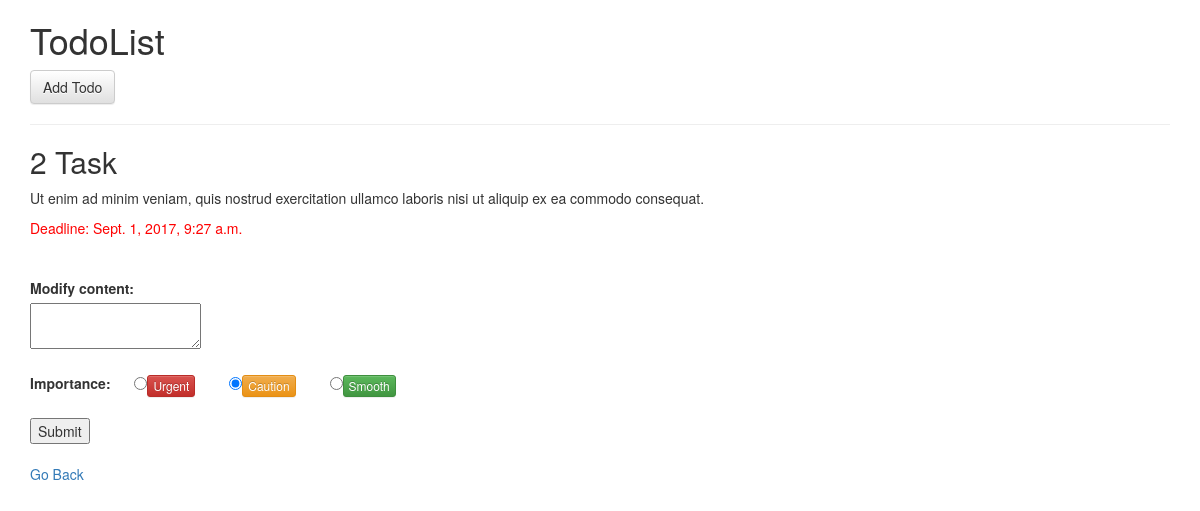
Screenshot of /todolist/edit/2/ with the database file from the repository.
### ToDolist/models.py (models this page shows, shortened)
class Todo(models.Model):
    title = models.CharField(max_length=200)
    text = models.TextField()
    created_at = models.DateTimeField(default=datetime.now(), blank=True)
    finished_at = models.DateTimeField(default=datetime.now(), blank=True)
    finished = models.BooleanField(default=False)
    priority = models.IntegerField(default=0)
    deadline = models.DateField(default=date.today(), blank=True)

### ToDolist/views.py (the view)
# urls.py: url(r'^edit/(?P<id>\w{0,50})/$', views.edit, name='edit'),
def edit(request, id):
    todo = Todo.objects.get(id=id)
    context = {
        'todo': todo,
    }
    if request.method == 'POST':
        todo = Todo.objects.get(id=id)
        text = request.POST['text']
        priority = request.POST['priority']
        todo = Todo.objects.filter(id=id).update(text=text, priority=priority)
        return redirect('/')
    else:
        return render(request, 'todolist/edit.html', context)

### templates/todolist/edit.html (shortened to what this page needs)
{% extends 'todolist/base.html' %}
{% load staticfiles %}
{% load bootstrap3 %}
{% block edit %}
    <h2>{{todo.title}}</h2>
    <p>{{todo.text}}</p>
    <font color="red"> Deadline: {{todo.finished_at}}</font>
<form action="{% url 'todolist:edit' todo.id %}" method="POST">
    <br>
    <br>
    <label for="text">Modify content:</label><br />
    <textarea name="text" id="text"></textarea>
    <br><br>
    <label>Importance: </label>
    <label class="checkbox-inline">
      <input type="radio" name="priority" value='1' {% if not todo.priority or todo.priority == 1 %} checked {% endif %}><span class="btn btn-danger btn-xs">Urgent</span>
    </label>
    <label class="checkbox-inline">
      <input type="radio" name="priority" value="2" {% if todo.priority == 2 %} checked {% endif %}><span class="btn btn-warning btn-xs">Caution</span>
    </label>
    <label class="checkbox-inline">
      <input type="radio" name="priority" value="3" {% if todo.priority == 3 %} checked {% endif %}><span class="btn btn-success btn-xs">Smooth</span>
    </label>
    <br><br>
    <input type="submit" value="Submit" />
</form>
    <br>
    <a href="{% url "todolist:index" %}">Go Back</a>
{% endblock %}

### rows the page displays
Todo: title "2 Task", text "Ut enim ad minim veniam, quis nostrud exercitation ullamco laboris nisi ut aliquip ex ea commodo consequat.", finished_at "Sept. 1, 2017, 9:27 a.m.", priority "☐ Urgent", priority "☑ Caution", priority "☐ Smooth"
